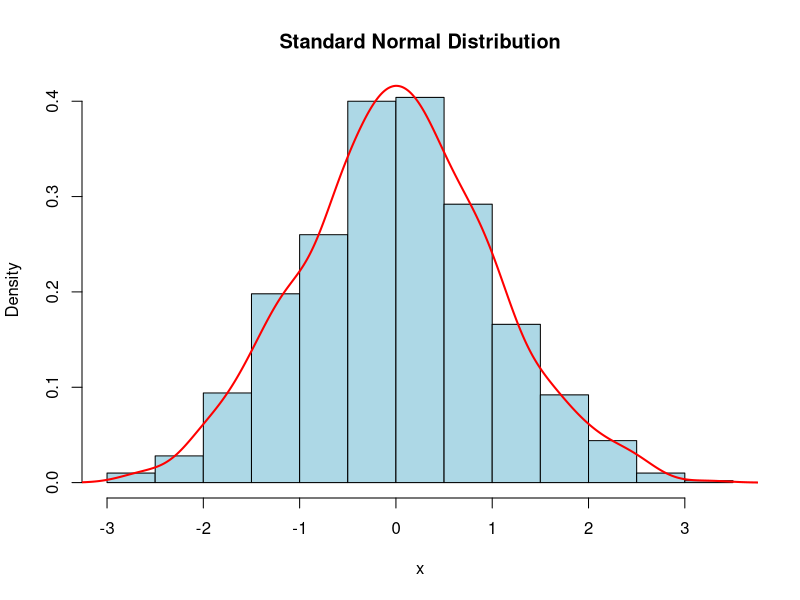
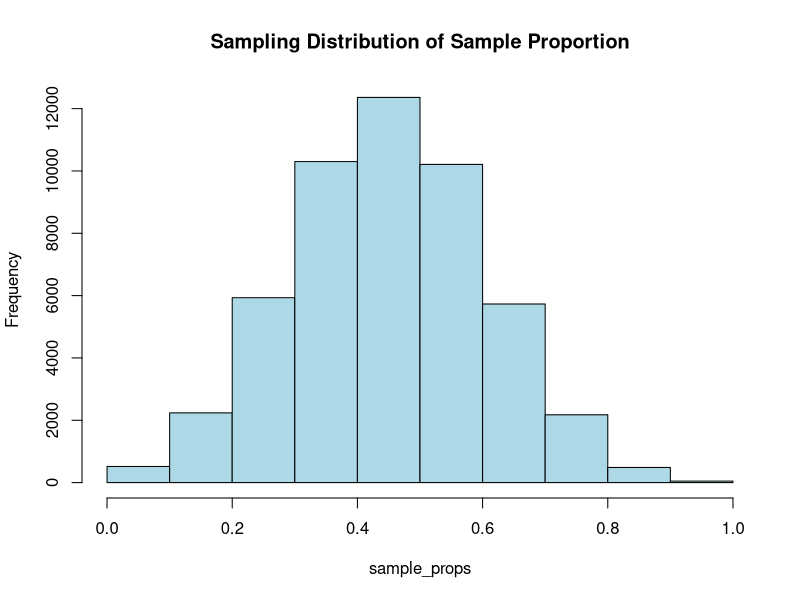
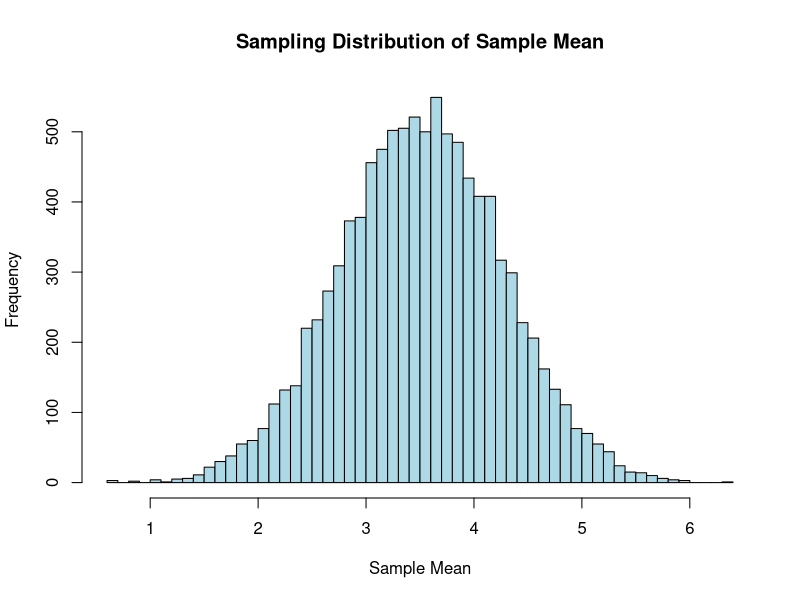
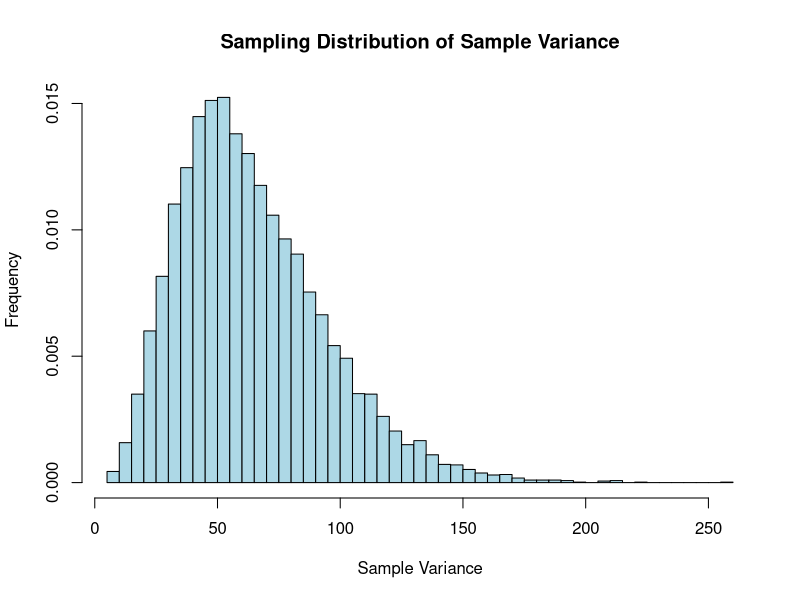

Recreate these plots in R, in order.
## ---- chunk 1
knitr::opts_chunk$set(echo = TRUE)
## ---- chunk 2
set.seed(123)                       # Set the seed for reproducibility
x <- rnorm(1000, mean = 0, sd = 1)  # Generate data for a standard normal distribution

# Plot the data with density curve
hist(x, prob = TRUE, col = "lightblue", main = "Standard Normal Distribution")
lines(density(x), col = "red", lwd = 2)
## ---- chunk 3
# Find the area under the curve to the left of a certain value: P(z<1)
pnorm(1, mean = 0, sd = 1)
# Find the area under the curve to the right of a certain value: P(z>1)
1-pnorm(1, mean = 0, sd = 1)
# Find the area under the curve between two values: P(-1<z<1)
diff(pnorm(c(-1, 1), mean = 0, sd = 1))
## ---- chunk 4
# Find the value with a certain area under the curve to its left: critical value 
alpha <- 0.05
qnorm(1-alpha, mean = 0, sd = 1) # find the critical Z score.
## ---- chunk 5
x <- 80  # the individual value
mu <- 75  # the mean of the distribution 
sigma <- 10  # the standard deviation of the distribution 

# Calculate z-scores for the individual value using scale()
z_scores <- scale(x, center = mu, scale = sigma)
cat("Z-score:", z_scores, "\n") # print the z-score

z <- (x - mu) / sigma  # find the z-score by using the formula 
cat("Z =", z, "\n") # print the z-score
  
## ---- chunk 6
x1 <- 60
x2 <- 80
mu <- 69.6
sigma <- 11.3
# Find the probability that X is less than 60: P(X<60)
pnorm(x1, mean = mu, sd = sigma)
# Find the probability that X is great than 80: P(X>80)
1-pnorm(x2, mean = mu, sd = sigma)
# Find the probability between two values: P(60<X<80)
diff(pnorm(c(x1, x2), mean = mu, sd = sigma))
## ---- chunk 7
z <- 1.96  # the z-score
mu <- 100  # the mean of the distribution
sigma <- 15  # the standard deviation of the distribution
x <- z * sigma + mu  # convert the z score to individual x value using formula
cat("X =", x, "\n")  # print the individual x value
## ---- chunk 8
# Set the seed for reproducibility
set.seed (123)
# Generate data
n <- 10  # sample size
p <- 0.5  # population proportion
samples <- replicate(50000, rbinom(1, size = n, prob = p))

# Calculate sample proportions
sample_props <- samples / n

# Plot the histogram

hist(sample_props, breaks = seq( 0, 1, by = 0.1 ), col = "lightblue", main = "Sampling Distribution of Sample Proportion")
## ---- chunk 9
#input the parameter values
mu <- 3.5    
sigma <- 1.7       
n <- 5         
# Simulate sampling distribution
sample_means <- replicate(10000, mean(rnorm(n, mu, sigma)))

# Create a histogram of the sampling distribution of the sample mean
hist(sample_means, breaks ="FD",  main = "Sampling Distribution of Sample Mean", xlab = "Sample Mean", ylab = "Frequency", col = "lightblue", border = "black")
## ---- chunk 10
mu <- 4    # True population mean
sigma <- 8       # Population standard deviation
sample_size <- 10         # Sample size
num_samples <- 10000       # Number of samples
# Function to calculate sample variance
sample_variance <- function(sample) {
  n <- length(sample)
  mean_sample <- mean(sample)
  sum_squared_deviations <- sum((sample - mean_sample)^2)
  return(sum_squared_deviations / (n - 1))
}
# Simulate sampling distribution
sample_variances <- replicate(num_samples, sample_variance(rnorm(sample_size, mu, sigma)))

# Create a histogram of the sampling distribution of sample variance
hist(sample_variances, breaks = "FD", freq = FALSE, main = "Sampling Distribution of Sample Variance",
     xlab = "Sample Variance", ylab = "Frequency", col = "lightblue", border = "black")
## ---- chunk 11
mu <- 171 # population mean
sigma <- 46 # population standard deviation
n <- 25 # sample size
x_lower <- 140
x_upper <- 211

# Find the probability between two X values
probability_range <- diff(pnorm(c(x_lower, x_upper), mean = mu, sd = sigma))
probability_range
## ---- chunk 12
# Find the probability between two mean values $x/bar$ (CLT)
standard_error <- sigma / sqrt(n) # Calculate the standard error of the sample mean
probability_range <- diff(pnorm(c(x_lower, x_upper), mean = mu, sd = standard_error))# Find the probability  
probability_range
## ---- chunk 13
p_hat <- 0.53 # 0.53 for 53% sample proportion
n <- 950 # sample size
success <- n*p_hat # number of success

# Calculate a 95% confidence interval for the population proportion
result <- prop.test(success, n, conf.level = 0.95)

# Extract the confidence interval
conf_interval <- result$conf.int
# Print the confidence interval
cat("Confidence Interval:", conf_interval[1], "to", conf_interval[2], "\n")
## ---- chunk 14
# Confidence level (e.g., 0.95 for 95% confidence)
confidence_level <- 0.95  
# get alpha value
alpha <- 1-confidence_level

# Find the critical Z-value using qnorm()
critical_z <- qnorm (1 - alpha/2)
# Print the result
cat("Critical Z =", critical_z, "\n")
## ---- chunk 15

# Calculate the standard error
standard_error <- sqrt((p_hat * (1 - p_hat)) / n)
# Calculate the margin of error
margin_of_error <- critical_z * standard_error
# Print the result
cat("E=", margin_of_error, "\n")
## ---- chunk 16
# Calculate the confidence interval
confidence_interval <- c (p_hat - margin_of_error,
                          p_hat + margin_of_error)

# Print the confidence interval
cat("Confidence Interval:", confidence_interval[1], "to", confidence_interval[2], "\n")
## ---- chunk 17

# Calculate a 98% confidence interval for the population mean
#Sample data 
mercury <- c(0.56, 0.75, 0.10, 0.95, 1.25, 0.54, 0.88)
result <- t.test(mercury,conf.level = 0.98)

# Extract the confidence interval
conf_interval <- result$conf.int

# Print the confidence interval
cat("Confidence Interval:", conf_interval[1], "to", conf_interval[2], "\n")
## ---- chunk 18
confidence_level <- 0.99  # Confidence level (e.g., 0.99 for 99% confidence)
alpha <- 1- confidence_level
n <- 32         # Sample size

# Calculate the degrees of freedom
degrees_of_freedom <- n - 1

# Find the critical t-value using qt()
critical_t <- qt(1 - alpha/ 2, df = degrees_of_freedom)

# Print the result
cat("Critical t-value for degrees of freedom =", degrees_of_freedom, "and confidence level =", confidence_level, ":", critical_t, "\n")
## ---- chunk 19
# Given sample standard deviation (this is s value)
sample_standard_deviation <- 0.1077

# Calculate the standard error
standard_error <- sample_standard_deviation / sqrt(n)

# Calculate the margin of error
margin_of_error <- critical_t * standard_error

# Print the result
cat("Margin of Error for confidence level =", confidence_level, "and sample size =", n, ":", margin_of_error, "\n")
## ---- chunk 20
x_bar<- 4.5210       # Sample mean

# Calculate the lower and upper bounds of the confidence interval
lower_bound <- x_bar - margin_of_error
upper_bound <- x_bar + margin_of_error

# Print the result
cat("Confidence Interval:", lower_bound, "to", upper_bound, "\n")
## ---- chunk 21
confidence_level <- 0.95  # Confidence level ( 0.95 for 95% confidence)
alpha <- 1- confidence_level
sample_size <- 106          # Sample size
degrees_of_freedom <- sample_size - 1  # Degrees of freedom for the chi-squared distribution

# Find the critical values using the chi-squared distribution
lower_critical_value <- qchisq(1-alpha/2, df = degrees_of_freedom)
upper_critical_value <- qchisq(alpha/2, df = degrees_of_freedom)

# Print the results
cat("Lower Critical Value:", lower_critical_value, "\n")
cat("Upper Critical Value:", upper_critical_value, "\n")
## ---- chunk 22

sample_standard_deviation <- 0.62                  # sample standard deviation s
sample_variance <- sample_standard_deviation^2     # Sample variance

# Calculate the confidence interval for variance
confidence_interval <- c(((sample_size - 1) * sample_variance) / lower_critical_value,
                         ((sample_size - 1) * sample_variance) / upper_critical_value)

# Print the confidence interval
confidence_interval
